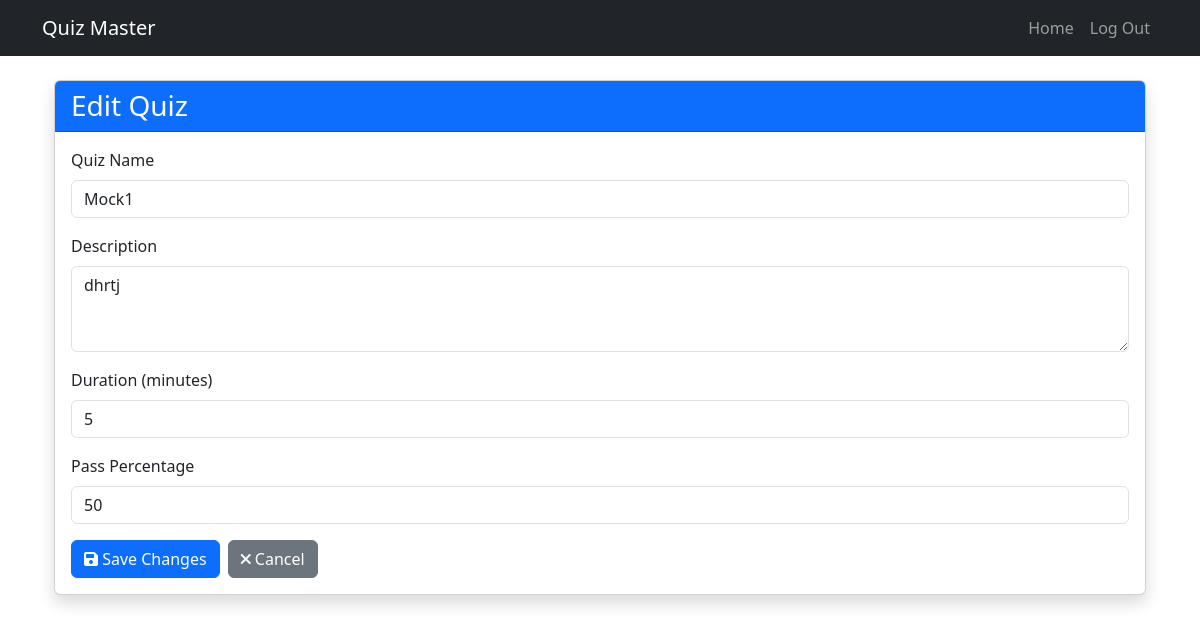
Screenshot of /admin/subject/1/chapter/1/quiz/1/edit/ (signed in) with the database file from the repository.
### model.py (models this page shows)
class Quiz(db.Model):
    __tablename__='quiz'
    id = db.Column(db.Integer, primary_key=True)
    name = db.Column(db.String(100), nullable=False)
    chapter_id = db.Column(db.Integer, db.ForeignKey('chapter.id'), nullable=False)
    total_questions = db.Column(db.Integer, nullable=False)  # Make sure this exists
    duration = db.Column(db.Integer, nullable=False)
    pass_percentage = db.Column(db.Integer, nullable=False)
    description = db.Column(db.Text, nullable=True)
    subject_id = db.Column(db.Integer, db.ForeignKey('subject.id'), nullable=False)
    users = db.relationship('Users', secondary=user_quiz_association, back_populates="quizzes")
    subject = db.relationship('Subject', foreign_keys=[subject_id], backref=db.backref('quizzes', lazy=True))

### app.py (the view, shortened to what this page needs)
@app.route('/admin/subject/<int:subject_id>/chapter/<int:chapter_id>/quiz/<int:quiz_id>/edit/', methods=['GET', 'POST'])
@admin_req
def edit_quiz(subject_id, chapter_id, quiz_id):
    quiz = Quiz.query.get(quiz_id)
    if not quiz:
        flash('Quiz does not exist')
        return redirect(url_for('show_chapter', subject_id=subject_id, chapter_id=chapter_id))
    return render_template('Quiz/edit.html', quiz=quiz)

### app.py (called while the page is built)
def admin_req(f):
    @wraps(f)
    def inner(*args, **kwargs):
        if 'user_id' not in session or session['user_type'] != 'admin':
            flash('You need admin privileges to access this page', 'danger')
            return redirect(url_for('login'))
        return f(*args, **kwargs)
    return inner

### templates/Quiz/edit.html (shortened to what this page needs)
{% extends 'dashboard_layout.html' %}
{%block content%}
<div class="container mt-4">
    <div class="card shadow">
        <div class="card-header bg-primary text-white">
            <h3 class="mb-0">Edit Quiz</h3>
        </div>
        <div class="card-body">
            <form action="{{ url_for('edit_quiz', subject_id=quiz.subject_id, chapter_id=quiz.chapter_id, quiz_id=quiz.id) }}" method="POST">
                <div class="mb-3">
                    <label for="name" class="form-label">Quiz Name</label>
                    <input type="text" class="form-control" id="name" name="name" value="{{quiz.name}}" required>
                </div>
                <div class="mb-3">
                    <label for="description" class="form-label">Description</label>
                    <textarea class="form-control" id="description" name="description" rows="3">{{quiz.description}}</textarea>
                </div>
                <div class="mb-3">
                    <label for="duration" class="form-label">Duration (minutes)</label>
                    <input type="number" class="form-control" id="duration" name="duration" value="{{quiz.duration}}" min="1" required>
                </div>
                <div class="mb-3">
                    <label for="pass_percentage" class="form-label">Pass Percentage</label>
                    <input type="number" class="form-control" id="pass_percentage" name="pass_percentage" value="{{quiz.pass_percentage}}" min="0" max="100" required>
                </div>
                <div class="d-flex gap-2">
                    <button type="submit" class="btn btn-primary">
                        <i class="fas fa-save"></i> Save Changes
                    </button>
                    <a href="{{ url_for('show_chapter', subject_id=quiz.subject_id, chapter_id=quiz.chapter_id) }}" class="btn btn-secondary">
                        <i class="fas fa-times"></i> Cancel
                    </a>
                </div>
            </form>
        </div>
    </div>
</div>
{%endblock%}

### rows the page displays
Quiz: name "Mock1", description "dhrtj", duration "5", pass_percentage "50"
